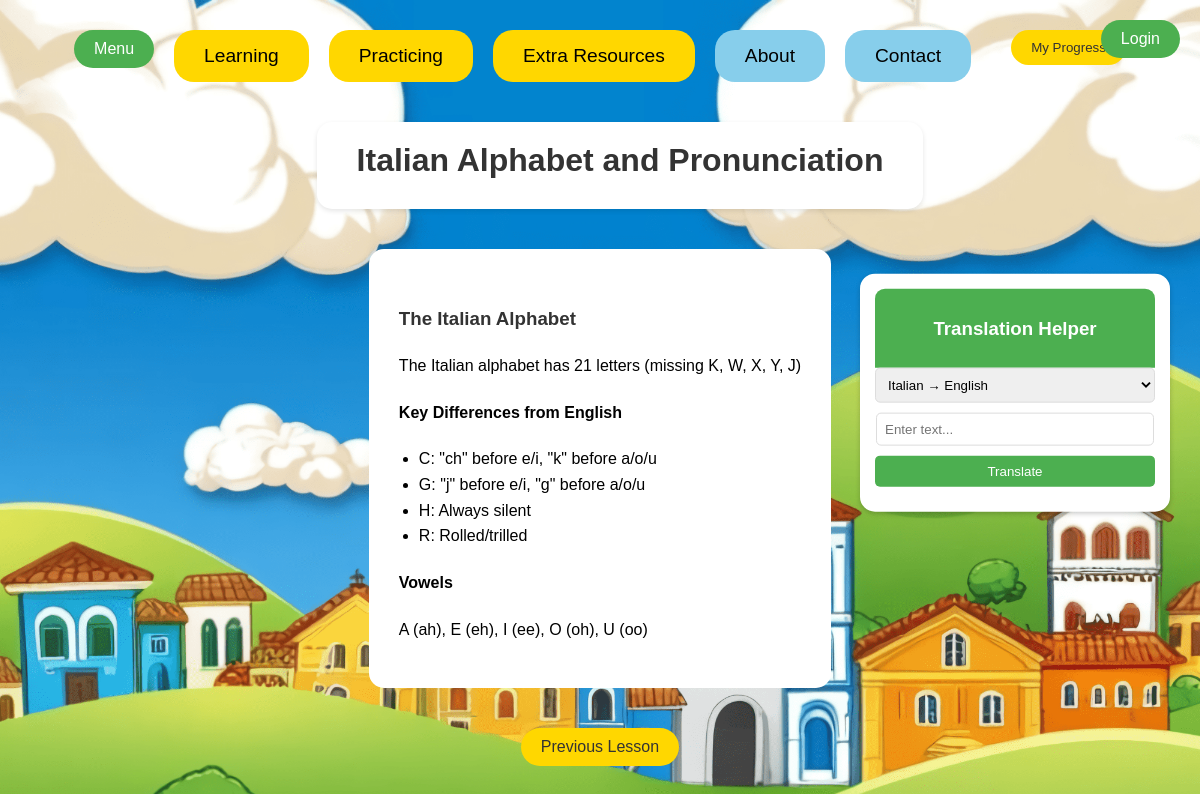
Screenshot of /learning/grammar/2 with the database file from the repository.
### models.py (models this page shows)
class GrammarLesson(db.Model):
    id = db.Column(db.Integer, primary_key=True)
    title = db.Column(db.String(200), nullable=False)
    content = db.Column(db.Text, nullable=False)
    lesson_number = db.Column(db.Integer, nullable=False)
    category = db.Column(db.String(50))

### routes/learning.py (the view)
@learning.route('/learning/grammar/<int:lesson_number>', methods=['GET', 'POST'])
def grammar_lesson(lesson_number):
    current_user = get_current_user()
    translation = None
    if request.method == 'POST':
        text = request.form.get('text')
        direction = request.form.get('direction')
        from_lang, to_lang = direction.split('-')
        translator = Translator(from_lang=from_lang, to_lang=to_lang)
        translation = translator.translate(text)
    if current_user:
        mark_lesson_complete(current_user.id, 'grammar', lesson_number)
    if lesson_number not in [1, 2]:
        return redirect(url_for('learning.index'))
    grammar_item = GrammarLesson.query.filter_by(lesson_number=lesson_number).first()
    return render_template('grammar_lesson.html',
                         lesson=grammar_item,
                         lesson_number=lesson_number,
                         current_user=current_user,
                         translation=translation)

### utils.py (called while the page is built)
def get_current_user():
    if 'user_id' in session:
        return User.query.get(session['user_id'])
    return None

### templates/grammar_lesson.html (shortened to what this page needs)
{% extends 'base.html' %}
{% block body %}
<div class="content">
    <header class="lesson-header">
        <h1>{{ lesson.title }}</h1>
    </header>
    <div class="grammar-content">
        {{ lesson.content|safe }}
    </div>
    <div class="lesson-navigation">
        {% if lesson_number > 1 %}
        <a href="{{ url_for('learning.grammar_lesson', lesson_number=lesson_number-1) }}" class="nav-button">Previous Lesson</a>
        {% endif %}
    </div>
</div>
<div class="translation-box">
    <div class="translation-header">
        <h3>Translation Helper</h3>
    </div>
    <form method="POST" class="translation-form">
        <select name="direction" class="translate-select">
            <option value="it-en">Italian → English</option>
        </select>
        <input type="text" name="text" class="translate-input" placeholder="Enter text...">
        <button type="submit" class="translate-button">Translate</button>
</form>
</div>
{% endblock %}

### static/css/main.css (style rules this page uses)
body, html { margin: 0; font-family: sans-serif; height: 100%; display: flex; flex-direction: column; justify-content: space-between; background-image: url('/static/images/homepage_web_draft_1.png'); background-size: cover; background-position: center; background-repeat: no-repeat; background-attachment: fixed; background-color: lightblue; }
.content { max-width: 1200px; margin: 0 auto; padding: 20px; position: relative; background-color: transparent; border-radius: 15px; }
.lesson-navigation { display: flex; justify-content: center; gap: 20px; margin: 20px 0; }
.nav-button { padding: 10px 20px; background-color: #FFD700; border: none; border-radius: 20px; color: #333; text-decoration: none; transition: background-color 0.3s ease; }
.lesson-header { background-color: white; border-radius: 15px; padding: 20px; margin: 20px 0; text-align: center; width: 100%; box-shadow: 0 2px 5px rgba(0,0,0,0.1); }
.lesson-header h1 { margin: 0 0 10px 0; color: #333; }
.content { max-width: 1200px; margin: 0 auto; padding: 20px; display: flex; flex-direction: column; align-items: center; }
.grammar-content { background: white; border-radius: 15px; padding: 30px; margin: 20px 0; line-height: 1.6; }
.grammar-content h3 { color: #333; margin-top: 25px; }
.grammar-content ul { margin: 15px 0; padding-left: 20px; }
.lesson-header { background-color: white; border-radius: 15px; padding: 20px; margin: 20px auto; text-align: center; width: 100%; box-shadow: 0 2px 5px rgba(0,0,0,0.1); }
.content { position: relative; min-height: 100vh; }
.translation-box { position: fixed; right: 30px; top: 40%; transform: translateY(-40%); background: white; border-radius: 15px; box-shadow: 0 2px 5px rgba(0,0,0,0.2); width: 280px; padding: 15px; }
.translation-form > * { margin-bottom: 10px; width: 100%; }
.translation-header { background-color: #4CAF50; color: white; padding: 10px; border-radius: 10px 10px 0 0; text-align: center; }
.translate-select { width: 100%; padding: 8px; margin-bottom: 10px; border-radius: 5px; border: 1px solid #ddd; }
.translate-input { width: calc(100% - 2px); box-sizing: border-box; padding: 8px; margin: 0 auto; margin-bottom: 10px; display: block; border-radius: 5px; border: 1px solid #ddd; }
.translate-button { width: 100%; padding: 8px; background-color: #4CAF50; color: white; border: none; border-radius: 5px; cursor: pointer; }

### rows the page displays
GrammarLesson: title "Italian Alphabet and Pronunciation", content "The Italian Alphabet The Italian alphabet has 21 letters (missing K, W, X, Y, J) Key Differences from English C: \"ch\" before e/i, \"k\" before a/o/u G: \"j\" before e/i, \"g\" before a/o/u H: Always silent R: Rolled/trilled Vowels A (ah), E (eh), I (ee), O (oh), U (oo)"
